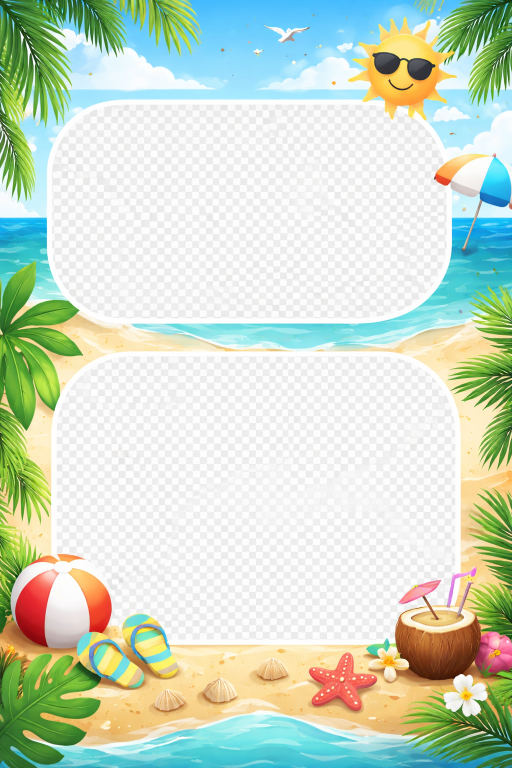
#> input picture assets/collage-templates/runtime-pack/template-runtime-beach.png, 1024 x 1536 px (shown at 1/2 size)
$ python template_probe_people.py --template ../assets/collage-templates/runtime-pack/template-runtime-beach.png --thumb-root ../assets/collage-templates/runtime-pack --out out.png
#> lines starting #> are read from the running program, lines starting #| are printed output that depends on the picture; after the words box and inside, x2 and y2 are one past the last pixel; in counts of white or black regions, pixels touching at a corner belong together
#!/usr/bin/env python3
"""
template_probe_people.py

Prueba de composición sobre plantilla PNG con huecos tipo checkerboard:
- Detecta slots automáticamente en la plantilla
- Prioriza fotos con personas (detección facial OpenCV)
- Recorta centrado en rostros para encajar en cada slot
"""

from __future__ import annotations

import argparse
import base64
import json
import math
import os
import numpy as np
import urllib.error
import urllib.request
from dataclasses import dataclass
from pathlib import Path
from typing import Dict, List, Optional, Tuple

import cv2  # type: ignore
from PIL import Image, ImageOps, ImageDraw, ImageChops


@dataclass
class Slot:
    x: int
    y: int
    w: int
    h: int
    shape: str  # rect|circle
    area: int
    mask: Optional[Image.Image] = None


@dataclass
class PhotoCandidate:
    path: str
    score: float
    faces: int
    face_center: Optional[Tuple[float, float]]
    face_ratio: float
    face_box: Optional[Tuple[float, float, float, float]] = None  # x,y,w,h normalizado


# [125 lines left out: functions load_secrets, img_to_b64, _parse_json_from_text, ask_gemini_photo_order, not called in this run]


def make_shape_mask(w: int, h: int, shape: str) -> Image.Image:
    m = Image.new("L", (w, h), 0)
    d = ImageDraw.Draw(m)
    if shape == "circle":
        d.ellipse((0, 0, w - 1, h - 1), fill=255)
    else:
        d.rectangle((0, 0, w - 1, h - 1), fill=255)
    return m


def fixed_slots_for_template(width: int, height: int) -> List[Slot]:
    # Coordenadas base calibradas sobre plantilla 1024x1536.
    # Estas 3 zonas son los huecos reales para fotos:
    #  - círculo superior derecho
    #  - rectángulo vertical izquierdo
    #  - rectángulo grande inferior
    sx = width / 1024.0
    sy = height / 1536.0
    defs = [
        # El círculo se amplía para cubrir TODO el hueco checkerboard.
        ("circle", 396, 47, 528, 528),
        ("rect",   124, 372, 278, 385),
        # Reducimos alto del slot inferior para no invadir flores del borde inferior.
        ("rect",   124, 772, 783, 575),
    ]
    out: List[Slot] = []
    for shape, x, y, w, h in defs:
        xx = int(round(x * sx))
        yy = int(round(y * sy))
        ww = int(round(w * sx))
        hh = int(round(h * sy))
        slot_mask = make_shape_mask(ww, hh, shape)
        out.append(Slot(x=xx, y=yy, w=ww, h=hh, shape=shape, area=ww * hh, mask=slot_mask))
    return out


def apply_template_mask_to_slots(slots: List[Slot], template_mask: "cv2.typing.MatLike") -> List[Slot]:
    refined: List[Slot] = []
    k = cv2.getStructuringElement(cv2.MORPH_ELLIPSE, (5, 5))
    for slot in slots:
        crop = template_mask[slot.y : slot.y + slot.h, slot.x : slot.x + slot.w]
        use_geom = False
        if crop is None or crop.size == 0:
            use_geom = True
        else:
            local = cv2.morphologyEx(crop, cv2.MORPH_CLOSE, k, iterations=1)
            nz = int(cv2.countNonZero(local))
            # Si el detector se cayó en esa zona, revertimos a geometría pura.
            if nz < int(0.20 * slot.w * slot.h):
                use_geom = True
            else:
                local_mask = Image.fromarray(local, mode="L")
                if slot.shape == "circle":
                    local_mask = ImageChops.multiply(local_mask, make_shape_mask(slot.w, slot.h, "circle"))
        if use_geom:
            local_mask = make_shape_mask(slot.w, slot.h, slot.shape)
        refined.append(
            Slot(
                x=slot.x,
                y=slot.y,
                w=slot.w,
                h=slot.h,
                shape=slot.shape,
                area=slot.area,
                mask=local_mask,
            )
        )
    return refined


def build_placeholder_mask(width: int, height: int, slots: List[Slot]) -> Image.Image:
    mask = Image.new("L", (width, height), 0)
    for slot in slots:
        local_mask = slot.mask if slot.mask is not None else make_shape_mask(slot.w, slot.h, slot.shape)
        if local_mask.size != (slot.w, slot.h):
            local_mask = local_mask.resize((slot.w, slot.h), Image.Resampling.NEAREST)
        mask.paste(local_mask, (slot.x, slot.y), local_mask)
    return mask


def detect_slots(template_path: str, min_area: int = 12000, force_fixed_slots: bool = False) -> Tuple[List[Slot], Image.Image]:
    img = cv2.imread(template_path, cv2.IMREAD_COLOR)
    if img is None:
        raise RuntimeError(f"No pude leer plantilla: {template_path}")
    h_img, w_img = img.shape[:2]

    b, g, r = cv2.split(img)
    maxc = cv2.max(cv2.max(r, g), b)
    minc = cv2.min(cv2.min(r, g), b)
    sat = maxc - minc

    # Detecta gris checkerboard: baja saturación, brillo medio/alto, no blanco puro.
    mask = cv2.inRange(sat, 0, 18)
    vmask = cv2.inRange(maxc, 198, 242)
    mask = cv2.bitwise_and(mask, vmask)

    kernel = cv2.getStructuringElement(cv2.MORPH_ELLIPSE, (7, 7))
    mask = cv2.morphologyEx(mask, cv2.MORPH_OPEN, kernel, iterations=1)
    mask = cv2.morphologyEx(mask, cv2.MORPH_CLOSE, kernel, iterations=2)

    if force_fixed_slots:
        fixed_slots = fixed_slots_for_template(w_img, h_img)
        fixed_slots = apply_template_mask_to_slots(fixed_slots, mask)
        fixed_mask = build_placeholder_mask(w_img, h_img, fixed_slots)
        return fixed_slots, fixed_mask

    contours, _ = cv2.findContours(mask, cv2.RETR_EXTERNAL, cv2.CHAIN_APPROX_SIMPLE)
    slots: List[Slot] = []
    for c in contours:
        area = int(cv2.contourArea(c))
        if area < min_area:
            continue
        x, y, w, h = cv2.boundingRect(c)
        if w < 80 or h < 80:
            continue
        bbox_area = int(w * h)
        if bbox_area <= 0:
            continue
        fill_ratio = float(area) / float(bbox_area)
        # Descarta contornos "marco" muy grandes y huecos, típicos del borde
        # del checkerboard que no representan un slot real.
        if fill_ratio < 0.28:
            continue
        peri = cv2.arcLength(c, True)
        circularity = 0.0 if peri <= 0 else float(4 * math.pi * area / (peri * peri))
        is_circle = abs(w - h) / max(1, max(w, h)) < 0.18 and circularity > 0.67
        comp = cv2.drawContours(
            cv2.cvtColor(cv2.cvtColor(mask, cv2.COLOR_GRAY2BGR), cv2.COLOR_BGR2GRAY) * 0,
            [c],
            -1,
            255,
            thickness=-1,
        )
        local = comp[y : y + h, x : x + w]
        slot_mask = Image.fromarray(local, mode="L")
        slots.append(
            Slot(
                x=x,
                y=y,
                w=w,
                h=h,
                shape="circle" if is_circle else "rect",
                area=w * h,
                mask=slot_mask,
            )
        )

    slots.sort(key=lambda s: s.area, reverse=True)
    global_mask_img = Image.fromarray(mask, mode="L")

    image_area = float(w_img * h_img)
    suspicious = (
        len(slots) < 3
        or len(slots) > 6
        or (slots and (slots[0].area / image_area) > 0.42)
    )
    if suspicious:
        fixed_slots = fixed_slots_for_template(w_img, h_img)
        fixed_slots = apply_template_mask_to_slots(fixed_slots, mask)
        fixed_mask = build_placeholder_mask(w_img, h_img, fixed_slots)
        return fixed_slots, fixed_mask
    return slots, global_mask_img


def load_face_detector() -> cv2.CascadeClassifier:
    candidates = []
    cv2_data = getattr(getattr(cv2, "data", None), "haarcascades", "")
    if cv2_data:
        candidates.append(str(Path(cv2_data) / "haarcascade_frontalface_default.xml"))
    candidates.extend(
        [
            "/usr/share/opencv4/haarcascades/haarcascade_frontalface_default.xml",
            "/usr/share/opencv/haarcascades/haarcascade_frontalface_default.xml",
        ]
    )
    for cascade_path in candidates:
        if not Path(cascade_path).exists():
            continue
        detector = cv2.CascadeClassifier(cascade_path)
        if not detector.empty():
            return detector
    raise RuntimeError("No pude cargar haarcascade frontalface en rutas conocidas.")


# [42 lines left out: function score_photo, not called in this run]


def collect_preview_paths(root: str, max_items: int = 1200) -> List[str]:
    files: List[Tuple[float, str]] = []
    for dirpath, _dirnames, filenames in os.walk(root):
        for name in filenames:
            if not name.endswith("_preview.jpeg"):
                continue
            p = os.path.join(dirpath, name)
            try:
                mtime = os.path.getmtime(p)
            except OSError:
                continue
            files.append((mtime, p))
    files.sort(key=lambda x: x[0], reverse=True)
    return [p for _m, p in files[:max_items]]


# [23 lines left out: function collect_preview_paths_from_list, not called in this run]


def clamp(v: float, lo: float, hi: float) -> float:
    return max(lo, min(hi, v))


# [162 lines left out: functions fit_face_aware, paste_into_slot, slot_safe_bottom_ratio, assign_candidates_to_slots, not called in this run]


def main() -> int:
    ap = argparse.ArgumentParser()
    ap.add_argument("--template", required=True)
    ap.add_argument("--thumb-root", required=True)
    ap.add_argument("--out", required=True)
    ap.add_argument("--preview-list", default="", help="Archivo con rutas absolutas a previews candidatas (una por línea).")
    ap.add_argument("--picked-list-out", default="", help="Archivo de salida con previews realmente usadas (una por línea).")
    ap.add_argument("--max-candidates", type=int, default=800)
    ap.add_argument("--force-fixed-slots", action="store_true", help="Usa los 3 slots florales fijos y evita detección checkerboard.")
    ap.add_argument("--secrets-file", default="/etc/nas-secrets")
    ap.add_argument("--gemini-api-key", default=os.environ.get("GEMINI_API_KEY", ""))
    ap.add_argument("--gemini-models", default=os.environ.get("GEMINI_MODELS", "gemini-2.5-flash,gemini-2.0-flash,gemini-2.0-flash-lite"))
    ap.add_argument("--gemini-candidates", type=int, default=8, help="Cantidad máxima de candidatos enviados a Gemini.")
    ap.add_argument("--no-gemini", action="store_true", help="Desactiva Gemini y usa solo selección local.")
    args = ap.parse_args()

    template_name = Path(args.template).name.lower()
    force_fixed = args.force_fixed_slots
    # Los slots fijos están calibrados para plantilla floral 1024x1536.
    # En otras plantillas (doodle/birds/stars, etc.) degradan el resultado.
    if force_fixed and "floral" not in template_name:
        print(
            "INFO --force-fixed-slots está calibrado para floral; "
            "se usará detección automática de huecos para esta plantilla."
        )
        force_fixed = False

    slots, placeholder_mask = detect_slots(args.template, force_fixed_slots=force_fixed)
#> in detect_slots, img is the input picture: shape (1536, 1024, 3); mean B, G, R 199.2, 218.2, 203.6
#> in detect_slots, `mask = cv2.inRange(sat, 0, 18)`:
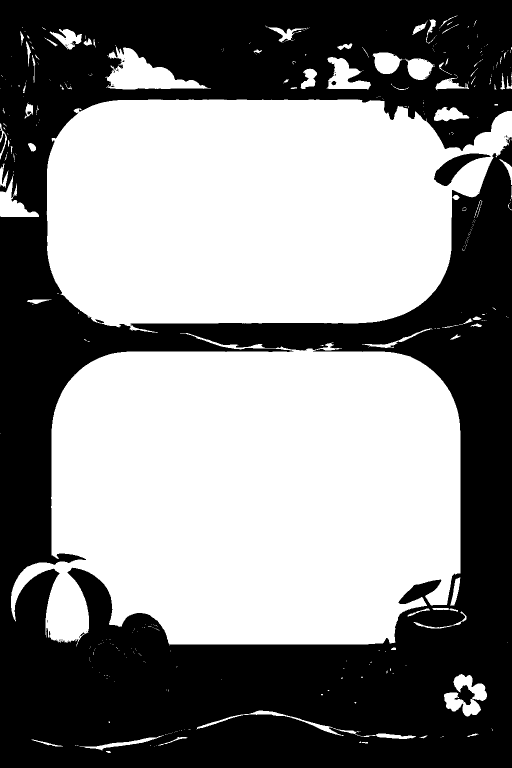
#> mask: shape (1536, 1024) (shown at 1/2 size); 52.7% white; 51 black regions (43 under 20 px), largest, box (x1, y1, x2, y2) and area: (0, 0, 1024, 1536) 739929, (868, 307, 982, 372) 2663, (0, 266, 11, 307) 232
#> in detect_slots, `vmask = cv2.inRange(maxc, 198, 242)`:
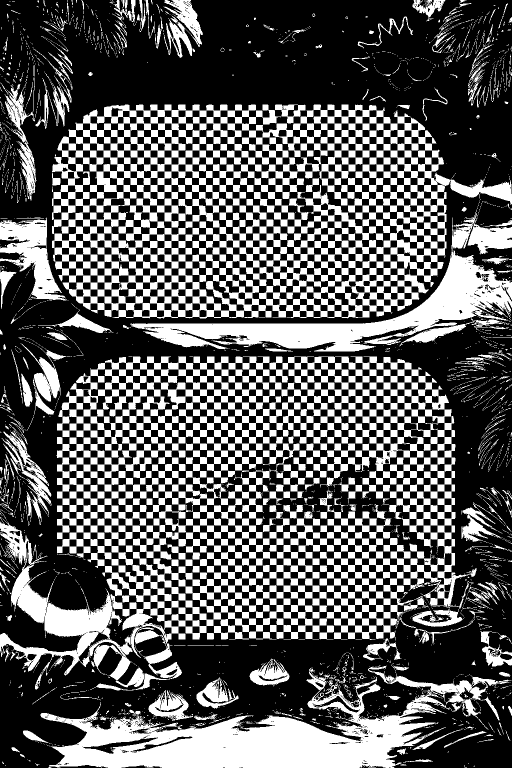
#> vmask: shape (1536, 1024) (shown at 1/2 size); 36.5% white; 3205 white regions (2826 under 20 px), largest, box (x1, y1, x2, y2) and area: (113, 713, 954, 1381) 185947, (104, 209, 1024, 637) 158801, (81, 1331, 1019, 1536) 67719
#> in detect_slots, `contours, _ = cv2.findContours(mask, cv2.RETR_EXTERNAL, cv2.CHAIN_APPR..`: contours = 11 contours; largest, box (x1, y1, x2, y2) and area: (114, 713, 911, 1279) 391509, (105, 209, 891, 635) 301709, (91, 1206, 178, 1274) 4318, (22, 1134, 59, 1208) 1148, (899, 360, 963, 395) 1084
#> the loop in detect_slots, `for c in contours:` made 11 passes
#> area on passes 1, 2, 3, 4, 5, 6, 7, 9: 219, 25, 220, 81, 672, 4318, 1147, 30
#> after the loop in detect_slots, `for c in contours:`:
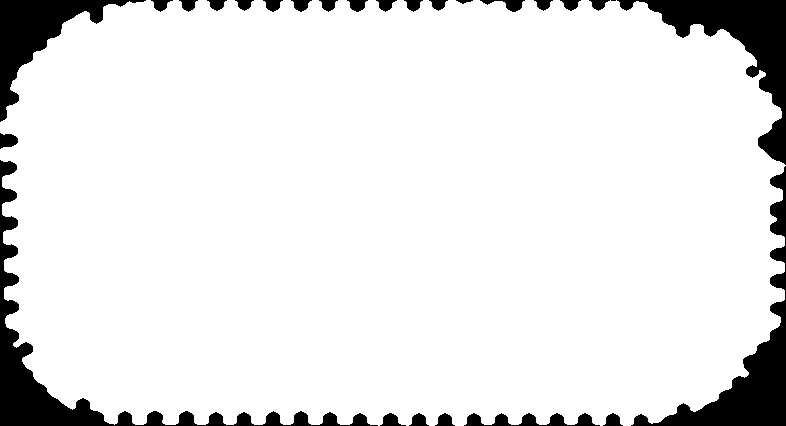
#> local: shape (426, 786); 90.5% white; 27 black regions (1 under 20 px), largest, box (x1, y1, x2, y2) and area: (0, 160, 378, 426) 8152, (617, 0, 786, 165) 7375, (631, 166, 786, 426) 7176
#> after the loop in detect_slots, `for c in contours:`: slots = 2 items
#> in detect_slots, `suspicious = ( len(slots) < 3 or len(slots) > 6 or (slots and (slots[0..`: suspicious = True
#> the loop in fixed_slots_for_template, `for shape, x, y, w, h in defs:` made 3 passes
#> pass 1, in fixed_slots_for_template, `slot_mask = make_shape_mask(ww, hh, shape)`:
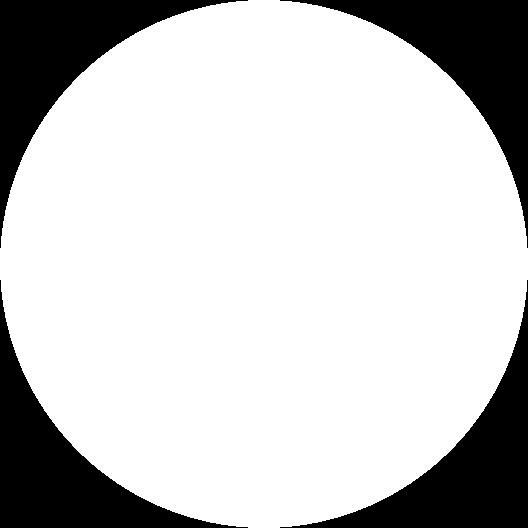
#> slot_mask: PIL image 528x528 L; 78.5% white; 4 black regions, box (x1, y1, x2, y2) and area: (0, 0, 248, 248) 14981, (280, 0, 528, 248) 14981, (0, 280, 248, 528) 14981, (280, 280, 528, 528) 14981
#> after the loop in fixed_slots_for_template, `for shape, x, y, w, h in defs:`: out = 3 items
#> the loop in apply_template_mask_to_slots, `for slot in slots:` made 3 passes
#> nz on passes 1 to 3: 113568, 49438, 219084
#> pass 1, in apply_template_mask_to_slots, `crop = template_mask[slot.y : slot.y + slot.h, slot.x : slot.x + slot.w]`:
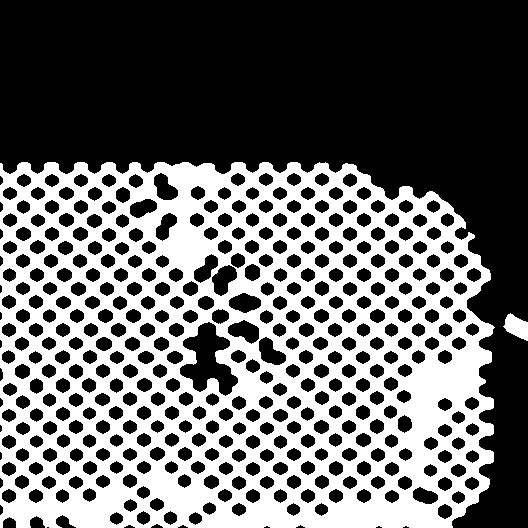
#> crop: shape (528, 528); 40.7% white; 2 white regions, box (x1, y1, x2, y2) and area: (0, 162, 495, 528) 112995, (503, 313, 528, 341) 427
#> after the loop in apply_template_mask_to_slots, `for slot in slots:`:
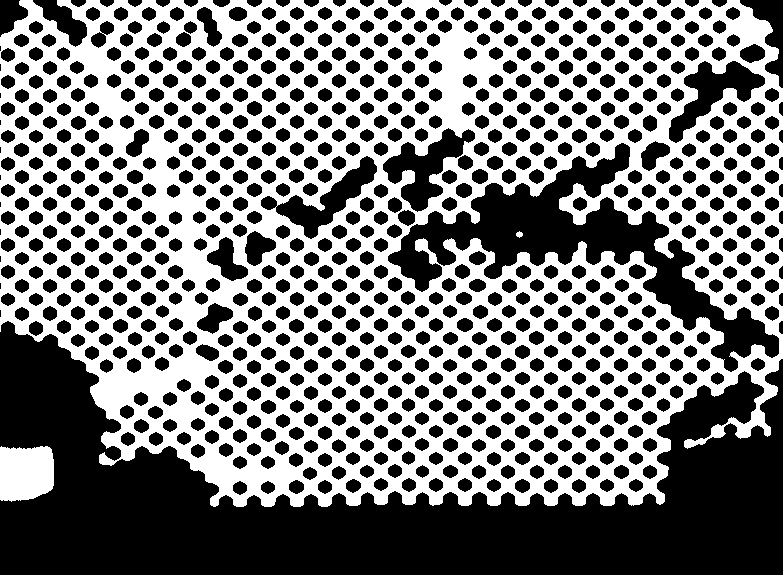
#> crop: shape (575, 783); 48.6% white; 3 white regions, box (x1, y1, x2, y2) and area: (0, 0, 783, 507) 216261, (0, 446, 54, 502) 2700, (516, 231, 523, 238) 33
#> the loop in build_placeholder_mask, `for slot in slots:` made 3 passes
#> after the loop in build_placeholder_mask, `for slot in slots:`:
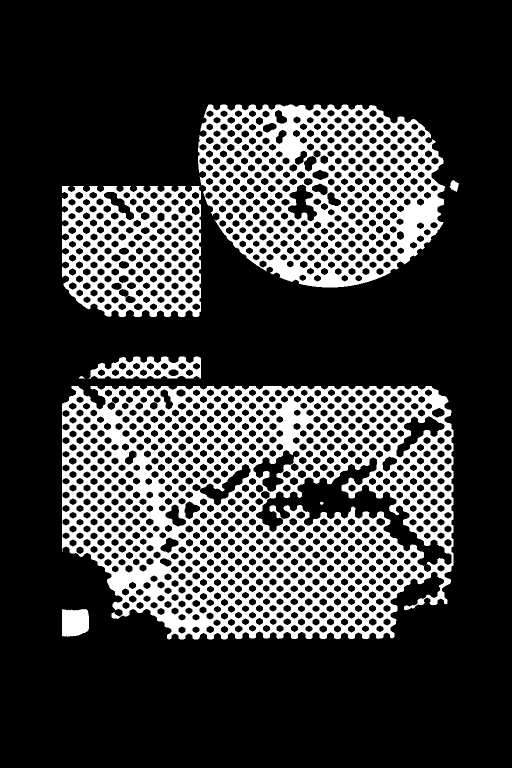
#> mask: PIL image 1024x1536 L (shown at 1/2 size); 23.2% white; 8 white regions, largest, box (x1, y1, x2, y2) and area: (124, 772, 907, 1279) 216351, (396, 209, 891, 575) 96509, (124, 372, 402, 634) 43818
#> slots = 3 items
    if not slots:
        raise RuntimeError("No detecté huecos en la plantilla.")

    detector = load_face_detector()
    preview_paths: List[str] = []
    if args.preview_list:
        preview_paths = collect_preview_paths_from_list(args.preview_list, max_items=args.max_candidates)
        if preview_paths:
            print(f"INFO preview-list activa: {len(preview_paths)} candidatas")
        else:
            print(f"WARN preview-list vacía/inválida ({args.preview_list}); usando thumb-root completo.")
    if not preview_paths:
        preview_paths = collect_preview_paths(args.thumb_root, max_items=args.max_candidates)
    if not preview_paths:
#> (the run stopped early here; a loop or call above may not have finished)
